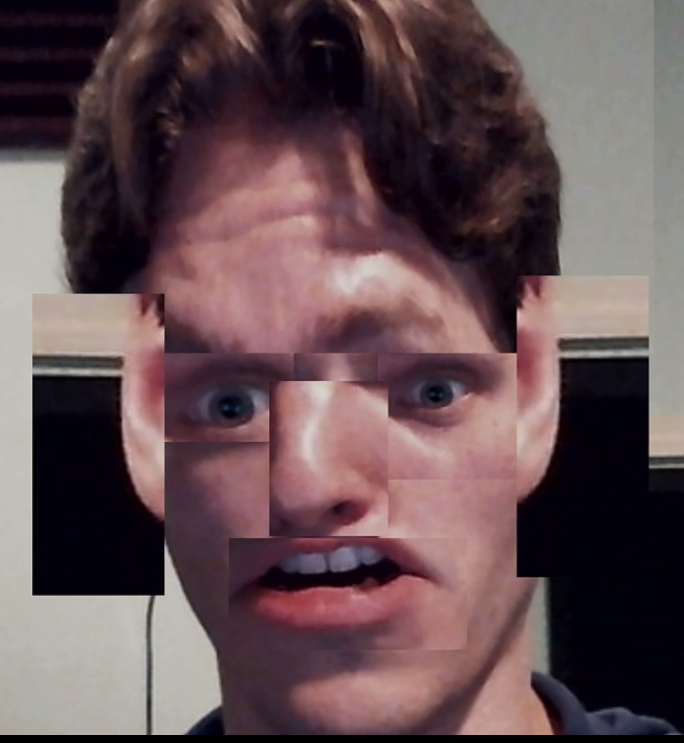
#> input picture ch6/jermaPicasso.png, 684 x 743 px
$ python translation.py --image jermaPicasso.png
#> lines starting #> are read from the running program, lines starting #| are printed output that depends on the picture
import numpy as np
import argparse
import imutils
import cv2

#get and show image
ap = argparse.ArgumentParser()
ap.add_argument("-i", "--image", required = True, help = "image path")
args = vars(ap.parse_args())
image = cv2.imread(args["image"])
#> image is the input picture: shape (743, 684, 3); mean B, G, R 83.4, 79.7, 100.9
cv2.imshow("NORMAL ANDY", image)

#establish the translation matrix
M = np.float32([[1,0,100], [0,1,200]])
#apply the translation
shifted = cv2.warpAffine(image,M,(image.shape[1],image.shape[0]))
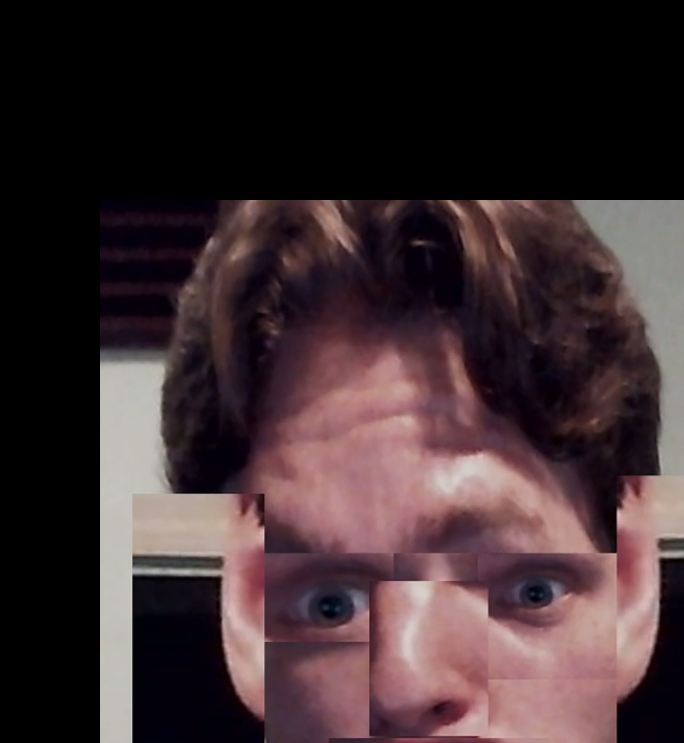
#> shifted: shape (743, 684, 3); mean B, G, R 49.3, 46.4, 62.4
cv2.imshow("BOTTOM RIGHT ANDY", shifted)

#establish the translation matrix
M = np.float32([[1,0,-200],[0,1,-360]])
#apply the translation
shifted = cv2.warpAffine(image,M,(image.shape[1],image.shape[0]))
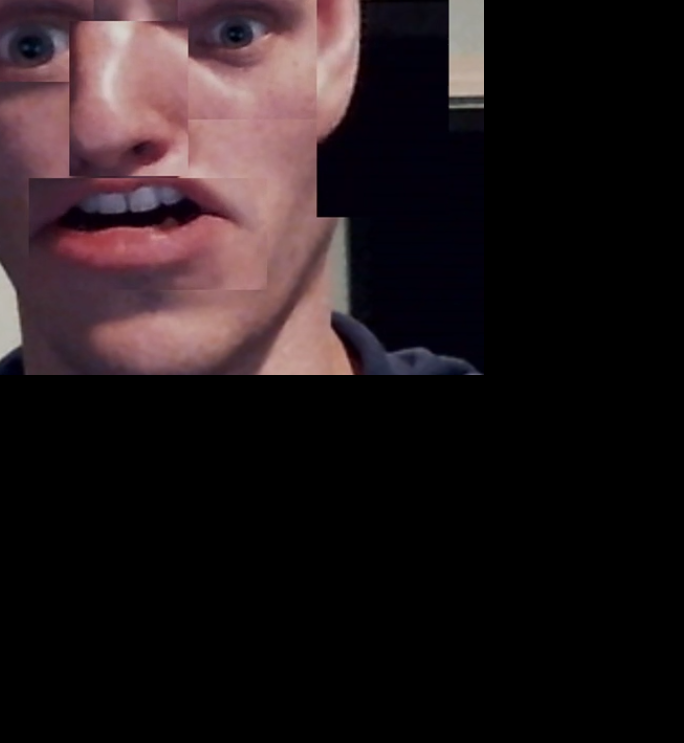
#> shifted: shape (743, 684, 3); mean B, G, R 27.3, 25.1, 35.3
cv2.imshow("UPPER LEFT ANDY", shifted)

shifted = imutils.translate(image,0,400)
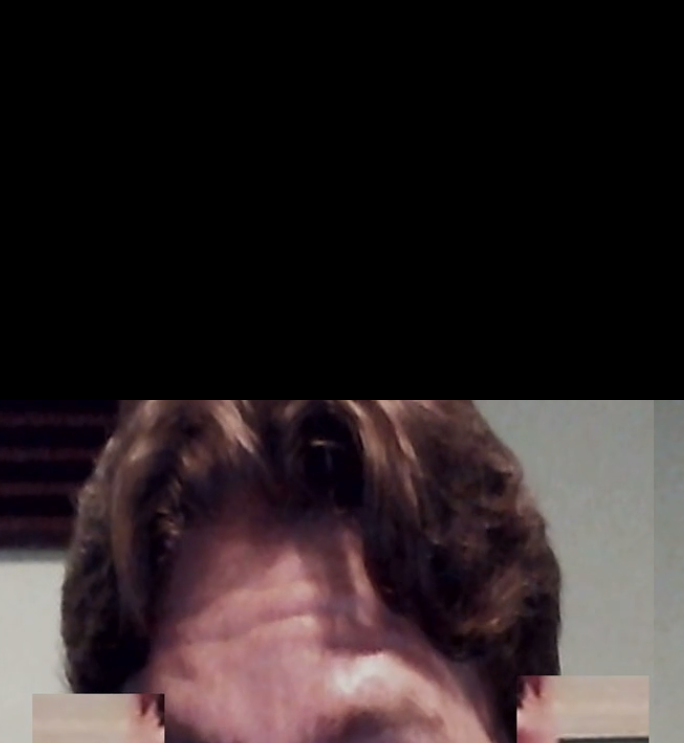
#> shifted: shape (743, 684, 3); mean B, G, R 38.1, 36.9, 46.1
cv2.imshow("Shifted Down",shifted)
cv2.waitKey(0)
